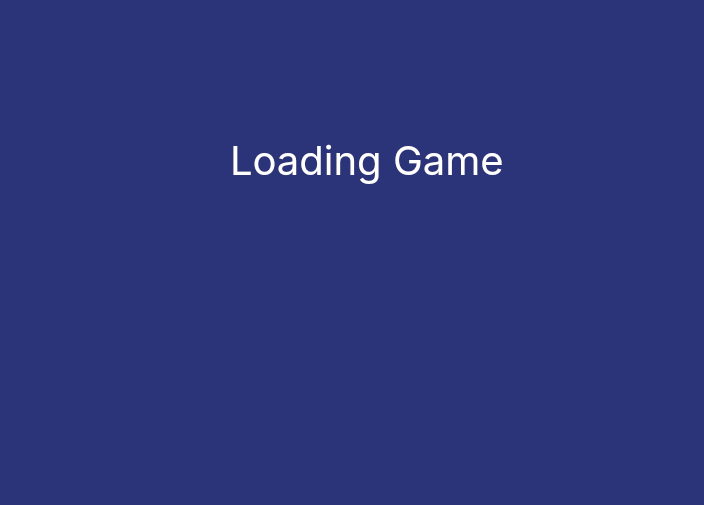
<?xml version="1.0" encoding="UTF-8"?>
<ui version="4.0">
 <class>LoadingPage</class>
 <widget class="QWidget" name="LoadingPage">
  <property name="geometry">
   <rect>
    <x>0</x>
    <y>0</y>
    <width>704</width>
    <height>505</height>
   </rect>
  </property>
  <property name="windowTitle">
   <string>Form</string>
  </property>
  <property name="styleSheet">
   <string notr="true">#LoadingPage{
 background: #2B3379; }</string>
  </property>
  <widget class="QLabel" name="loadgame">
   <property name="geometry">
    <rect>
     <x>230</x>
     <y>90</y>
     <width>341</width>
     <height>141</height>
    </rect>
   </property>
   <property name="font">
    <font>
     <family>Inter</family>
     <pointsize>-1</pointsize>
     <italic>false</italic>
     <bold>false</bold>
    </font>
   </property>
   <property name="styleSheet">
    <string notr="true">color: #FFF;
font-family: Inter;
font-size: 40px;
font-style: normal;
font-weight: 400;
line-height: normal;</string>
   </property>
   <property name="text">
    <string>Loading Game</string>
   </property>
  </widget>
  <widget class="QLabel" name="spinnerLabel">
   <property name="geometry">
    <rect>
     <x>230</x>
     <y>270</y>
     <width>221</width>
     <height>121</height>
    </rect>
   </property>
   <property name="styleSheet">
    <string notr="true">image: url(:/Images/loadingspinner.gif);</string>
   </property>
   <property name="text">
    <string/>
   </property>
  </widget>
 </widget>
 <resources/>
 <connections/>
</ui>
